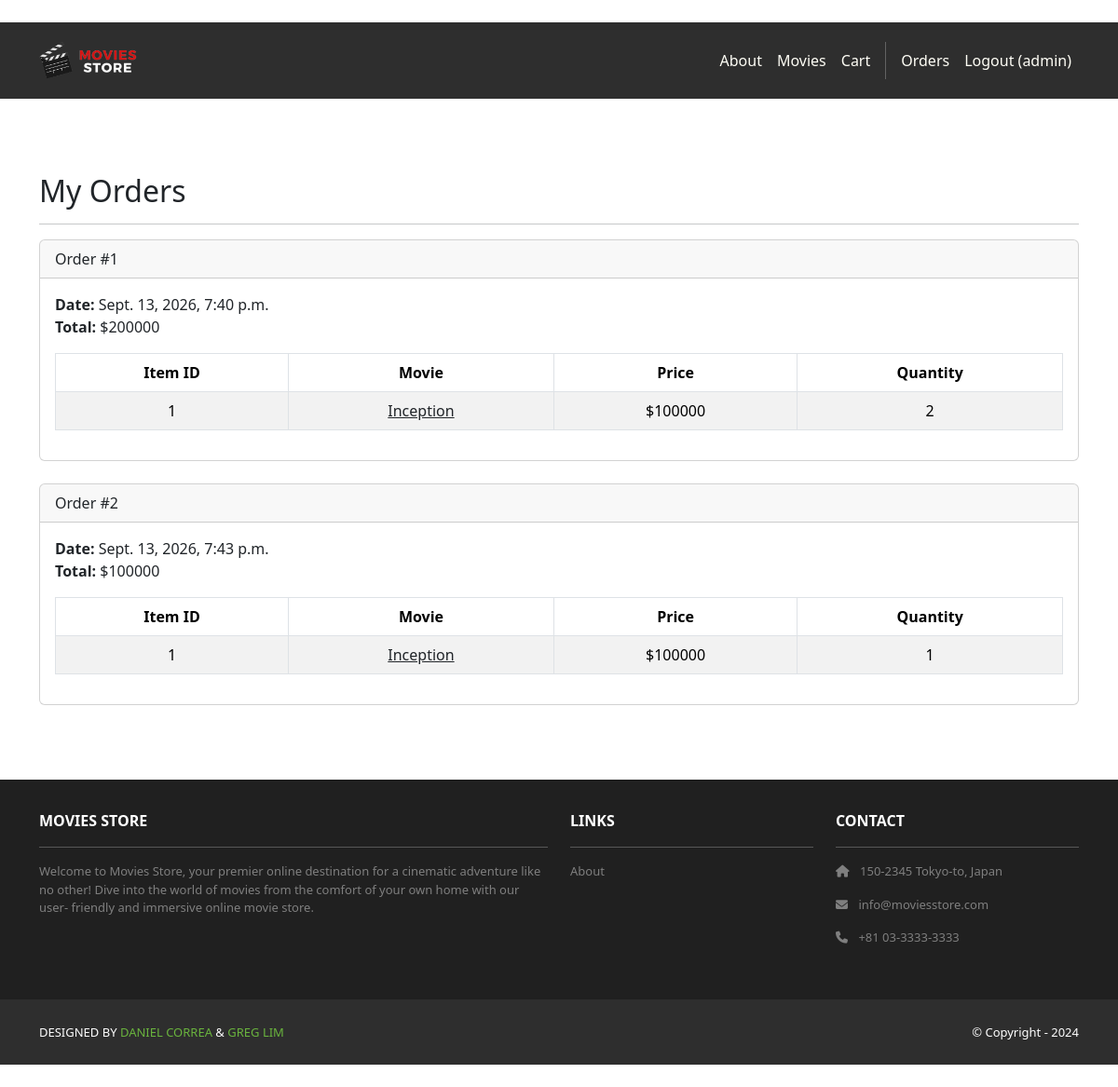
Page /accounts/orders/ (signed in) on the committed database.
### cart/models.py (models this page shows, shortened)
class Order(models.Model):
    id = models.AutoField(primary_key=True)
    total = models.IntegerField()
    date = models.DateTimeField(auto_now_add=True)
    user = models.ForeignKey(User,
        on_delete=models.CASCADE)

class Item(models.Model):
    id = models.AutoField(primary_key=True)
    price = models.IntegerField()
    quantity = models.IntegerField()
    order = models.ForeignKey(Order,
        on_delete=models.CASCADE)
    movie = models.ForeignKey(Movie,
        on_delete=models.CASCADE)

### movies/models.py (models this page shows, shortened)
class Movie(models.Model):
    id = models.AutoField(primary_key=True)
    name = models.CharField(max_length=255)
    price = models.IntegerField()
    description = models.TextField()
    image = models.ImageField(upload_to='movie_images/')

### accounts/views.py (the view)
# urls.py: path('orders/', views.orders, name='accounts.orders'),
@login_required
def orders(request):
    template_data = {}
    template_data['title'] = 'Orders'
    template_data['orders'] = request.user.order_set.all()
    return render(request, 'accounts/orders.html',
        {'template_data': template_data})

### accounts/templates/accounts/orders.html
{% extends 'base.html' %}
{% block content %}
<div class="p-3">
  <div class="container">
    <div class="row mt-3">
      <div class="col mx-auto mb-3">
        <h2>My Orders</h2>
        <hr />
        {% for order in template_data.orders %}
        <div class="card mb-4">
          <div class="card-header">
            Order #{{ order.id }}
          </div>
          <div class="card-body">
            <b>Date:</b> {{ order.date }}<br />
            <b>Total:</b> ${{ order.total }}<br />
            <table class="table table-bordered
              table-striped text-center mt-3">
              <thead>
                <tr>
                  <th scope="col">Item ID</th>
                  <th scope="col">Movie</th>
                  <th scope="col">Price</th>
                  <th scope="col">Quantity</th>
                </tr>
              </thead>
              <tbody>
                {% for item in order.item_set.all %}
                <tr>
                  <td>{{ item.movie.id }}</td>
                  <td>
                    <a class="link-dark" href="{% url 'movies.show' id=item.movie.id %}">{{ item.movie.name }}</a>
                  </td>
                  <td>${{ item.movie.price }}</td>
                  <td>{{ item.quantity }}</td>
                </tr>
                {% endfor %}
              </tbody>
            </table>
          </div>
        </div>
        {% endfor %}
      </div>
    </div>
  </div>
</div>
{% endblock content %}

### moviestore/templates/base.html (shortened to what this page needs)
<!DOCTYPE html>
<html>
  {% load static %}
  <head>
    <link href="https://cdn.jsdelivr.net/npm/bootstrap@5.3.3/dist/css/bootstrap.min.css" rel="stylesheet">
    <link rel="stylesheet" href="https://cdnjs.cloudflare.com/ajax/libs/font-awesome/6.1.1/css/all.min.css">
    <link rel="stylesheet" type="text/css" href="{% static 'css/style.css' %}">
  </head>
  <body>
    <nav class="p-3 navbar navbar-dark bg-dark navbar-expand-lg">
      <div class="container">
        <a class="navbar-brand" href="{% url 'home.index' %}">
          <img src="{% static 'img/logo.png' %}" alt="logo" height="40" />
        </a>
        <div class="collapse navbar-collapse"
             id="navbarNavAltMarkup">
          <div class="navbar-nav ms-auto navbar-ml">
            <a class="nav-link" href="{% url 'home.about' %}">About</a>
            <a class="nav-link" href="{% url 'movies.index' %}">Movies</a>
            <a class="nav-link" href="{% url 'cart.index' %}">Cart</a>
            {% if user.is_authenticated %}
            <a class="nav-link" href="{% url 'accounts.orders' %}">Orders</a>
              <a class="nav-link" href="{% url 'accounts.logout' %}">Logout ({{user.username}})</a>
            {% else %}
              <a class="nav-link" href="{% url 'accounts.login' %}">Login</a>
              <a class="nav-link" href="{% url 'accounts.signup' %}">Sign Up</a>
            {% endif %}
          </div>
        </div>
      </div>
    </nav>
    <div>
      {% block content %}
      {% endblock content %}
    </div>
    <section class="p-3 ms-footer d-none d-md-block">
      <div class="container">
        <div class="row mt-3 text-white">
          <div class="col-md-6 col-lg-6 col-xl-6
               mx-auto mb-4">
            <b>MOVIES STORE</b>
            <hr />
            <p>
              Welcome to Movies Store, your premier online
              destination for a cinematic adventure like no
              other! Dive into the world of movies from the
              comfort of your own home with our user-
              friendly and immersive online movie store.
            </p>
          </div>
          <div class="col-md-3 col-lg-3 col-xl-3
               mx-auto mb-4">
            <b>LINKS</b>
            <hr />
            <p><a class="nav-link"
              href="{% url 'home.about' %}">
              About
            </a></p>
          </div>
          <div class="col-md-3 col-lg-3 col-xl-3 mx-auto
               mb-4">
            <b>CONTACT</b>
            <hr />
            <p><i class="fas fa-home me-2"></i>
              150-2345 Tokyo-to, Japan
            </p>
            <p><i class="fas fa-envelope me-2"></i>
              info@moviesstore.com
            </p>
            <p><i class="fas fa-phone me-2"></i>
              +81 03-3333-3333
            </p>
          </div>
        </div>
      </div>
    </section>
    <section class="p-3 ms-footer-bottom bg-dark">
      <div class="container d-flex
           justify-content-between">
        <div class="me-5 text-white">
          <span>DESIGNED BY
            <a href="https://www.x.com/danielgarax"
            target="_blank">DANIEL CORREA</a> &
            <a href="https://www.x.com/greglim81"
            target="_blank">GREG LIM</a>
          </span>
        </div>
        <div class="text-white">
          <span>© Copyright - 2024</span>
        </div>
      </div>
    </section>
  </body>
</html>

### moviestore/static/css/style.css (style rules this page uses)
.navbar a.nav-link { color: #FFFEF6 !important; }
.bg-dark { background-color: #2E2E2E !important; }
.ms-footer { background-color: #202020; }
.ms-footer p { color: #7F7F7F; font-size: 13px; }
.ms-footer-bottom span { font-size: 13px; line-height: 38px; }
.ms-footer-bottom a { color: #6ab43e; text-decoration: none; }

### rows in the picture
Order: id "1", date "Sept. 13, 2026, 7:40 p.m.", total "200000"
Item: movie.id "1", movie.name "Inception", movie.price "100000", quantity "2"
Order: id "2", date "Sept. 13, 2026, 7:43 p.m.", total "100000"
Item: movie.id "1", movie.name "Inception", movie.price "100000", quantity "1"

### other values in the picture
{{ user.username }} "admin"
